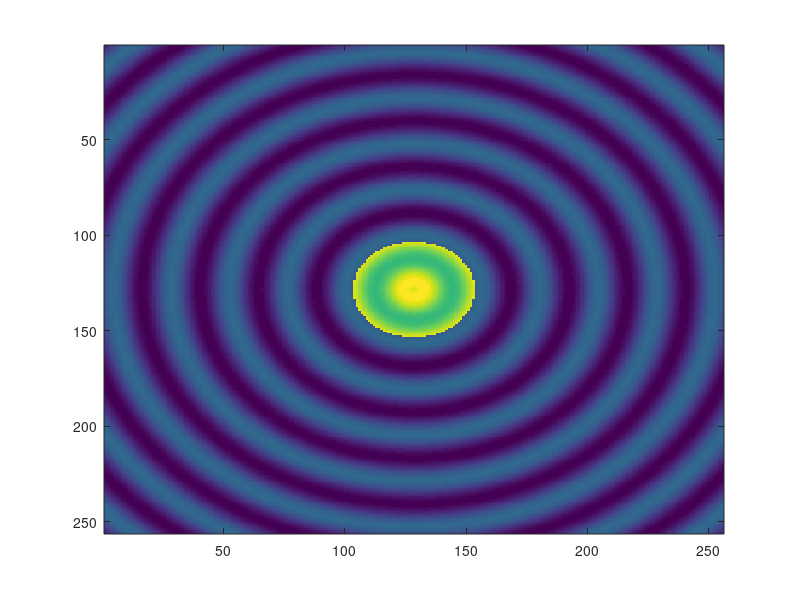
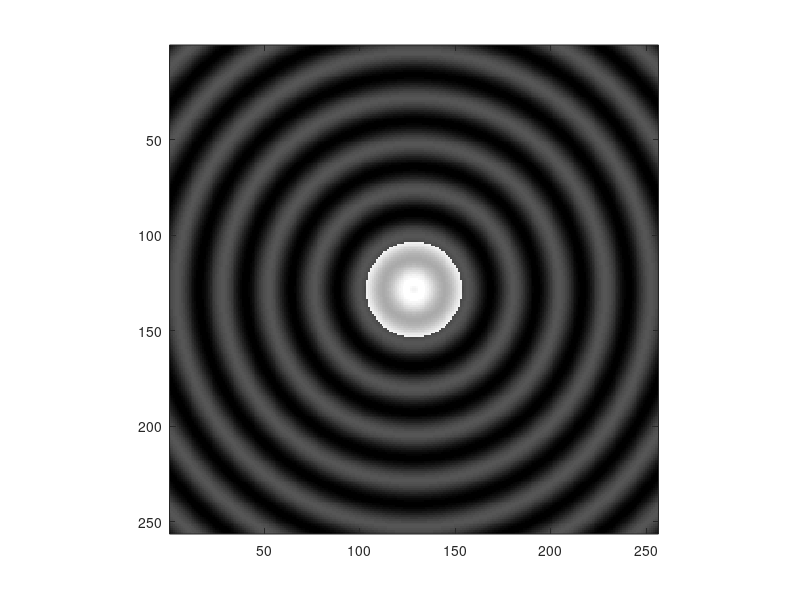

Reproduce these figures in MATLAB, in order.
%% Tutorial for scale-space feature selection written by Chris McIntosh (chris.mcintosh@rmp.uhn.on.ca)

%% Build a synethic image
close all;
imSize = 256;
img = zeros(imSize,imSize);
[x,y] = meshgrid(1:imSize,1:imSize);
c = [mean(x(:)) mean(y(:))];
dst = sqrt(((x-c(1)).^2+(y-c(2)).^2));
img = double(dst<25);
img(img<0)=0;
img = img+0.25*sin(0.5+15*pi*dst/max(dst(:)));
figure;imagesc(img);


%or load a real image
% img = imread('peppers.png');
% img = double(img);
% img = mean(img,3);

%perform base-level smoothing to supress noise
imgS = img;
cnt = 1;
clear responseDoG responseLoG
k = 1.1;
sigma = 2.0;
s = k.^(2:2:60)*sigma;
responseDoG = zeros(size(img,1),size(img,2),length(s));
responseLoG = zeros(size(img,1),size(img,2),length(s));
imG = zeros(size(img,1),size(img,2),length(s));

%% Filter over a set of scales
for si = 1:length(s)
    sL = s(si);
    hs= max(25,min(floor(sL*3),128));
    HL = fspecial('log',[hs hs],sL);
    H = fspecial('Gaussian',[hs hs],sL);
    if(si<length(s))
        Hs = fspecial('Gaussian',[hs hs],s(si+1));
    else
        Hs = fspecial('Gaussian',[hs hs],sigma*k^(si+1));
    end
    imgFiltL = conv2(imgS,HL,'same');
    imgFilt = conv2(imgS,H,'same');
    imG(:,:,si) = imgFilt;
    imgFilt2 = conv2(imgS,Hs,'same');
    %Compute the DoG
    responseDoG(:,:,si)  = (imgFilt2-imgFilt);
    %Compute the LoG
    responseLoG(:,:,si)  = (sL^2)*imgFiltL;
end
%Why do responseDoG and responseLoG look different for larger k?

%% Explore the scale space
t = 1;
DESC = 1;
while(t)
    fg = figure;imagesc(img);axis image;hold on;colormap gray;
    drawnow;
    [x,y] = ginput(1);
    x= round(x);
    y = round(y);    
    
    if(isempty(x))
        t = 0;
    else
        plot(x,y,'r.');
        figure;plot(s,squeeze(responseDoG(y,x,:)));
        title('DoG');grid on;
        LoG = figure;plot(s,squeeze(responseLoG(y,x,:)));
        title('LoG');grid on;hold on;
        
        %Get the maxima/minima over scale
        f = squeeze(responseLoG(y,x,:));
        [fMax,fmaxLocs] = findpeaks(f);%maxima
        [fMin,fminLocs] = findpeaks(-f);%minima
        for i = 1:numel(fmaxLocs)
            sc = s(fmaxLocs(i));
            figure(LoG);
            line([sc sc],[min(f) max(f)],'color',[1 0 0]);
            %Draw a circle
            figure(fg);
            xc = sc*sin(0:0.1:2*pi)+x;
            yc = sc*cos(0:0.1:2*pi)+y;
            plot(xc,yc,'r');
            
            %% Is it also a spatial maxima/minima?
            [nx,ny,nz] = meshgrid(x-1:x+1,y-1:y+1,fmaxLocs(i));
            inds = sub2ind(size(responseLoG),ny,nx,nz);
            df = responseLoG(inds(5))-responseLoG(inds);
            df(5)=[];%don't compare to itself
            if(min(df)>=0)
                plot(xc,yc,'r-o');
            end
            
        end
        for i = 1:numel(fminLocs)
            
            sc = s(fminLocs(i));
            figure(LoG);
            line([sc sc],[min(f) max(f)],'color',[0 1 0]);
            %Draw a circle
            figure(fg);
            xc = sc*sin(0:0.1:2*pi)+x;
            yc = sc*cos(0:0.1:2*pi)+y;
            plot(xc,yc,'g');
            
            %% Is it also a spatial maxima/minima?
            [nx,ny,nz] = meshgrid(x-1:x+1,y-1:y+1,fminLocs(i));
            inds = sub2ind(size(responseLoG),ny,nx,nz);
            df = responseLoG(inds(5))-responseLoG(inds);
            df(5)=[];%don't compare to itself
            if(max(df)<=0)
                plot(xc,yc,'g-o');
            end
        end
        if(DESC)
            
            %%Pick one and a calculate a feature box
            %I just picked the largest magnitude, SIFT uses many
            [fMax,fmaxLocs] = findpeaks(f);
            [fMin,fminLocs] = findpeaks(-f);
            locs = [fmaxLocs' fminLocs'];
            extrema = [fMax' fMin'];
            [~,idx] = max(abs(extrema));
            sc = s(locs(idx));
            
            %Build a search grid
            [xG,yG] = meshgrid([-1.5*sc:1.5*sc]+x,[-1.5*sc:1.5*sc]+y);
            
            %Compute the orientation - simplfied version doesn't use Gaussian weighting
            %scheme
            [gx,gy] = gradient(imG(:,:,locs(idx)));
            theta = rad2deg(atan2(gy,gx));
            theta(theta<0) = 180+abs(theta(theta<0));%Map orientation to 0,360
            binDegs = 0:10:360;
            ht = histc(interp2(theta,xG(:),yG(:)),binDegs);
            figure;bar(binDegs,ht);
            
            [~,orientationIdx] = max(ht);
            orientation = binDegs(orientationIdx);
            
            %%Rotate the patch (We'll cover this concept later)
            R = [cos(orientation) -sin(orientation) 0; sin(orientation) cos(orientation) 0; 0 0 1];
            T = [1 0 -x; 0 1 -y; 0 0 1];
            M = inv(T)*R*T;
            gR = M*[xG(:) yG(:) ones(numel(xG(:)),1)]';
            
            %%Display the patch;
            figure;imagesc(img);hold on;grid on;axis image;
            plot(gR(1,:),gR(2,:),'.');
            title('Patch overlay');
            
            figure;imagesc(reshape(interp2(img,gR(1,:),gR(2,:)),size(xG)));
            title('Patch image');
            
            %%calculate the patch histogram in the rotated space (simplfied
            %%version doesn't use sub-binning)
            thetaR = theta-orientation;
            thetaR(thetaR<0) = 180+abs(thetaR(thetaR<0));
            pht = histc(interp2(thetaR,gR(1,:),gR(2,:)),binDegs);
            figure;bar(binDegs,pht);
        end
    end
    pause;
    close all;
    drawnow;
end

